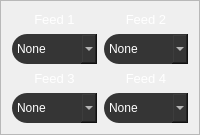
             <widget class="QFrame" name="cpanel_frame_external_cams">
              <property name="styleSheet">
               <string notr="true">QFrame#cpanel_frame_external_cams {
background-color: rgba(34,34,34,255);
border-radius: 20px;
}
QLabel{
color: White;
font-size:13px;
}
QComboBox {
border-radius: 15px;
color: White;
background-color: rgba(53,53,53,255);
height:30;
}
QComboBox:hover{
background-color: rgba(53,53,53,200);
}
QComboBox:pressed{
background-color: rgba(53,53,53,128);
}
QComboBox:on {
background-color: rgba(53,53,53,255);
border-bottom-left-radius: 0px;
border-bottom-right-radius: 0px;
}
QComboBox QAbstractItemView {
background: rgba(53,53,53,255);
color: White;
border: none;
selection-background-color: rgba(17, 120, 223, 255);
outline: 0px;
}
QComboBox::drop-down {
border-color: transparent;
background-color: transparent;
image: url(images/white_down_arrow.png);
width: 14px;
height: 14px;
padding-right: 9px;
padding-top: 9px;
}</string>
              </property>
              <property name="frameShape">
               <enum>QFrame::StyledPanel</enum>
              </property>
              <property name="frameShadow">
               <enum>QFrame::Raised</enum>
              </property>
              <layout class="QVBoxLayout" name="verticalLayout_16">
               <item>
                <layout class="QGridLayout" name="gridLayout_4">
                 <property name="spacing">
                  <number>7</number>
                 </property>
                 <item row="0" column="1">
                  <widget class="QLabel" name="cpanel_label_feed_2">
                   <property name="sizePolicy">
                    <sizepolicy hsizetype="Ignored" vsizetype="Fixed">
                     <horstretch>0</horstretch>
                     <verstretch>0</verstretch>
                    </sizepolicy>
                   </property>
                   <property name="text">
                    <string>Feed 2</string>
                   </property>
                   <property name="alignment">
                    <set>Qt::AlignCenter</set>
                   </property>
                  </widget>
                 </item>
                 <item row="0" column="0">
                  <widget class="QLabel" name="cpanel_label_feed_1">
                   <property name="sizePolicy">
                    <sizepolicy hsizetype="Ignored" vsizetype="Fixed">
                     <horstretch>0</horstretch>
                     <verstretch>0</verstretch>
                    </sizepolicy>
                   </property>
                   <property name="styleSheet">
                    <string notr="true"/>
                   </property>
                   <property name="text">
                    <string>Feed 1</string>
                   </property>
                   <property name="alignment">
                    <set>Qt::AlignCenter</set>
                   </property>
                  </widget>
                 </item>
                 <item row="2" column="0">
                  <widget class="QLabel" name="cpanel_label_feed_3">
                   <property name="sizePolicy">
                    <sizepolicy hsizetype="Ignored" vsizetype="Fixed">
                     <horstretch>0</horstretch>
                     <verstretch>0</verstretch>
                    </sizepolicy>
                   </property>
                   <property name="text">
                    <string>Feed 3</string>
                   </property>
                   <property name="alignment">
                    <set>Qt::AlignCenter</set>
                   </property>
                  </widget>
                 </item>
                 <item row="1" column="0">
                  <widget class="QComboBox" name="cpanel_cbox_cam_1">
                   <property name="styleSheet">
                    <string notr="true"/>
                   </property>
                   <item>
                    <property name="text">
                     <string>None</string>
                    </property>
                   </item>
                   <item>
                    <property name="text">
                     <string>Camera 1</string>
                    </property>
                   </item>
                   <item>
                    <property name="text">
                     <string>Camera 2</string>
                    </property>
                   </item>
                  </widget>
                 </item>
                 <item row="2" column="1">
                  <widget class="QLabel" name="cpanel_label_feed_4">
                   <property name="sizePolicy">
                    <sizepolicy hsizetype="Ignored" vsizetype="Fixed">
                     <horstretch>0</horstretch>
                     <verstretch>0</verstretch>
                    </sizepolicy>
                   </property>
                   <property name="text">
                    <string>Feed 4</string>
                   </property>
                   <property name="scaledContents">
                    <bool>false</bool>
                   </property>
                   <property name="alignment">
                    <set>Qt::AlignCenter</set>
                   </property>
                  </widget>
                 </item>
                 <item row="3" column="1">
                  <widget class="QComboBox" name="cpanel_cbox_cam_4">
                   <item>
                    <property name="text">
                     <string>None</string>
                    </property>
                   </item>
                   <item>
                    <property name="text">
                     <string>Camera 1</string>
                    </property>
                   </item>
                   <item>
                    <property name="text">
                     <string>Camera 2</string>
                    </property>
                   </item>
                  </widget>
                 </item>
                 <item row="3" column="0">
                  <widget class="QComboBox" name="cpanel_cbox_cam_3">
                   <item>
                    <property name="text">
                     <string>None</string>
                    </property>
                   </item>
                   <item>
                    <property name="text">
                     <string>Camera 1</string>
                    </property>
                   </item>
                   <item>
                    <property name="text">
                     <string>Camera 2</string>
                    </property>
                   </item>
                  </widget>
                 </item>
                 <item row="1" column="1">
                  <widget class="QComboBox" name="cpanel_cbox_cam_2">
                   <item>
                    <property name="text">
                     <string>None</string>
                    </property>
                   </item>
                   <item>
                    <property name="text">
                     <string>Camera 1</string>
                    </property>
                   </item>
                   <item>
                    <property name="text">
                     <string>Camera 2</string>
                    </property>
                   </item>
                  </widget>
                 </item>
                </layout>
               </item>
              </layout>
             </widget>
